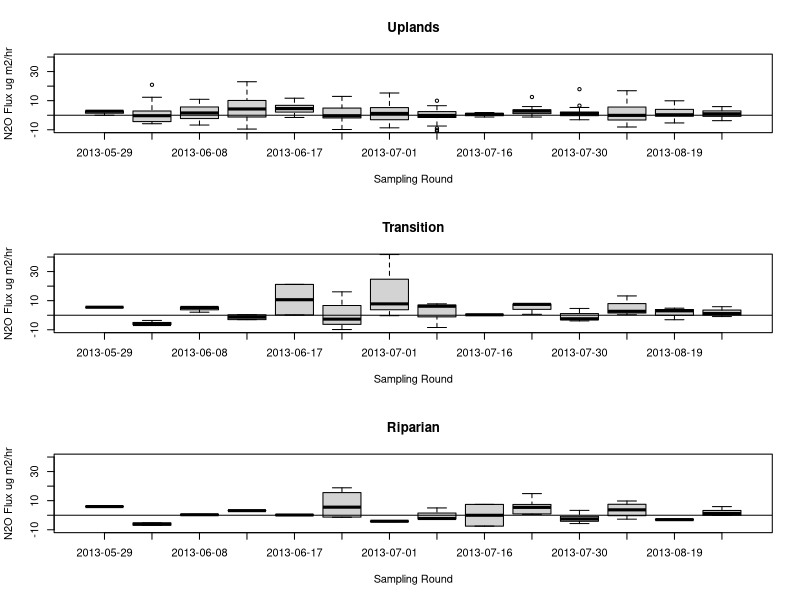
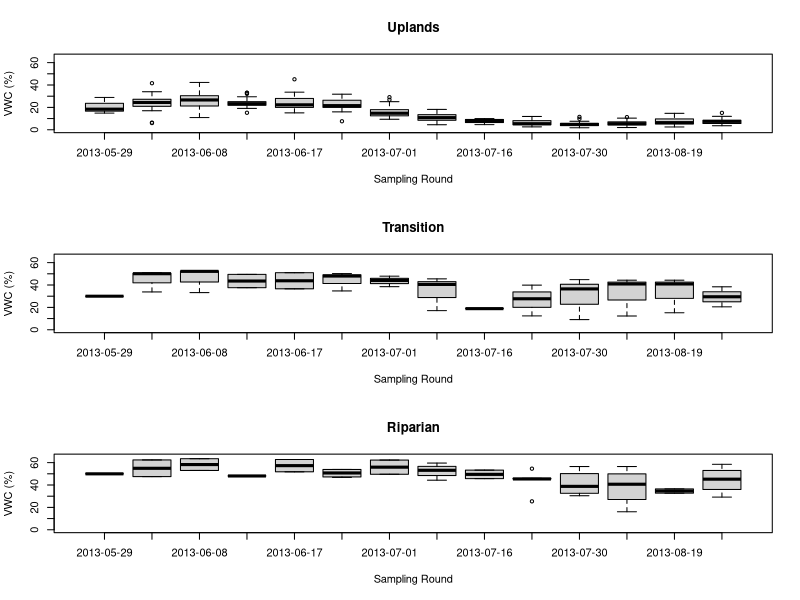

These figures' R source, in order:
#analyze and create figures for N2O paper

setwd("~/Documents/GitRepos/GasProj/")

data<- read.csv("Data/GHG_data.csv")
rounds<- read.csv("Data/SamplingRounds.csv")#, stringsAsFactors=FALSE)

#------------ Clean Data -------------------------------
data$r.date = as.character(data$date) 
data$r.date = as.Date(data$date,format = "%m/%d/%y" )
rounds$r.start = as.Date(rounds$start,format = "%m/%d/%y")
rounds$r.end = as.Date(rounds$end,format = "%m/%d/%y" )

data$N2O_fluxNug=data$N2O_fluxmg*1000*((14.007*2)/((14.007*2)+15.99))

#subset to 2013
data13 <- data[ which(data$year==2013), ]
#create a column that uses the rounds.csv to classify measurements by sampling round
for (i in 1:559){
  for(j in 1:14){
    if (data13$r.date[i]>=rounds$r.start[j] & data13$r.date[i]<=rounds$r.end[j]) 
      data13$smplrnd[i]<-rounds$Round[j]
    if(data13$r.date[i]<rounds$r.start[1])
      data13$smplrnd[i]<-0
  }}
# use subset function remove sites without trace gases
subdata <- subset(data13, code < 7)
subdata <-subset(subdata, !is.na(N2O_fluxNug))

uplands<-subset(subdata, category == 'upland')
riparian<-subset(subdata, category == 'riparian')
transition<-subset(subdata, category == 'transition')


par(mfrow=c(3,1))
boxplot(N2O_fluxNug~smplrnd,data=uplands, main="Uplands",
        xlab="Sampling Round", ylab="N2O Flux ug m2/hr", names=rounds$r.start, ylim=c(-10,40))
  abline(h=0)
boxplot(N2O_fluxNug~smplrnd,data=transition, main="Transition",
        xlab="Sampling Round", ylab="N2O Flux ug m2/hr", names=rounds$r.start, ylim=c(-10,40))
  abline(h=0)
boxplot(N2O_fluxNug~smplrnd,data=riparian, main="Riparian",
        xlab="Sampling Round", ylab="N2O Flux ug m2/hr", names=rounds$r.start, ylim=c(-10,40))
  abline(h=0)
  
  
par(mfrow=c(3,1))
boxplot(VWC~smplrnd,data=uplands, main="Uplands",
          xlab="Sampling Round", ylab="VWC (%)", names=rounds$r.start, ylim=c(0,65))
boxplot(VWC~smplrnd,data=transition, main="Transition",
          xlab="Sampling Round", ylab="VWC (%)", names=rounds$r.start, ylim=c(0,65))
boxplot(VWC~smplrnd,data=riparian, main="Riparian",
          xlab="Sampling Round", ylab="VWC (%)", names=rounds$r.start, ylim=c(0,65))


